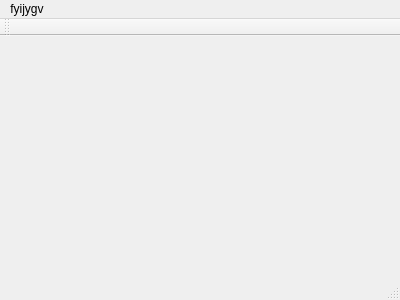
<?xml version="1.0" encoding="UTF-8"?>
<ui version="4.0">
 <class>MainWindow</class>
 <widget class="QMainWindow" name="MainWindow">
  <property name="geometry">
   <rect>
    <x>0</x>
    <y>0</y>
    <width>400</width>
    <height>300</height>
   </rect>
  </property>
  <property name="windowTitle">
   <string>MainWindow</string>
  </property>
  <widget class="QWidget" name="centralWidget"/>
  <widget class="QMenuBar" name="menuBar">
   <property name="geometry">
    <rect>
     <x>0</x>
     <y>0</y>
     <width>400</width>
     <height>23</height>
    </rect>
   </property>
   <widget class="QMenu" name="menu">
    <property name="title">
     <string>fyijygv</string>
    </property>
   </widget>
   <addaction name="menu"/>
  </widget>
  <widget class="QToolBar" name="mainToolBar">
   <attribute name="toolBarArea">
    <enum>TopToolBarArea</enum>
   </attribute>
   <attribute name="toolBarBreak">
    <bool>false</bool>
   </attribute>
  </widget>
  <widget class="QStatusBar" name="statusBar"/>
 </widget>
 <layoutdefault spacing="6" margin="11"/>
 <resources/>
 <connections/>
</ui>
